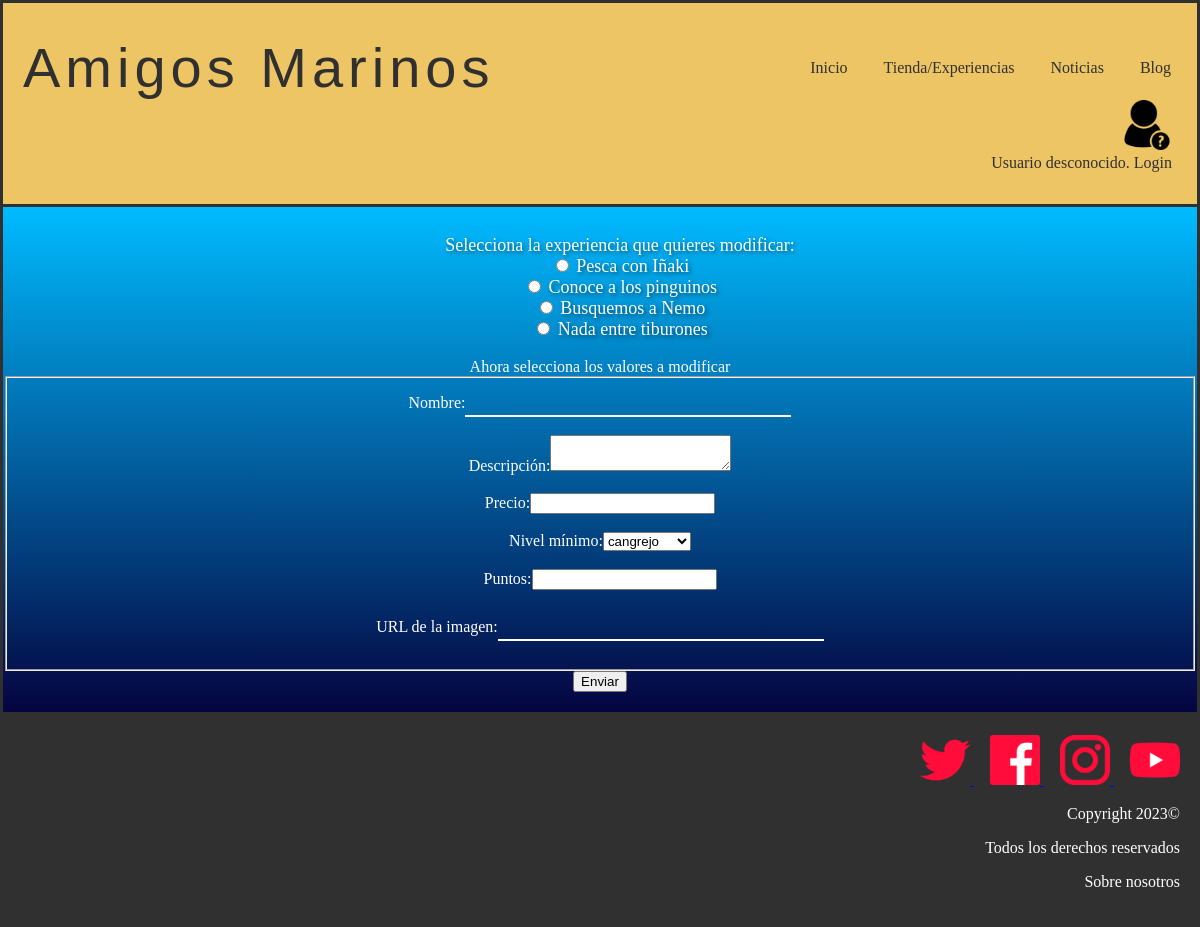
The page /modificarExperiencia.php on the database its author committed.
### tables this page shows
CREATE TABLE IF NOT EXISTS `experiencias` (
  `nombre` varchar(25) NOT NULL,
  `id` int(11) NOT NULL AUTO_INCREMENT,
  `descripcion` text NOT NULL,
  `precio` float NOT NULL,
  `nivelminimo` int(11) NOT NULL,
  `puntos` int(11) NOT NULL,
  `imagen` varchar(50) NOT NULL,
  PRIMARY KEY(`id`)
);

### includes/experiencias.php (called while the page is built, shortened)
<?php
class Experiencia {
    private $nombre;
    private $id;
    private function __construct($id = null , $descripcion, $precio,$nivelminimo, $urlImagen, $nombre,$puntos)
    {
        $this->id = $id;
        $this->nombre = $nombre;
    }
    public static function cargarExperiencias(){
        $experiencias = [];
        $conn=Aplicacion::getInstance()->getConexionBd();
        $query = "SELECT * FROM experiencias";
        $resultado = mysqli_query($conn, $query);
        if(mysqli_num_rows($resultado) > 0){
            $i = 0;
            while($fila = $resultado->fetch_assoc()){
                $experiencias[$i] = new Experiencia($fila["id"], $fila["descripcion"], $fila["precio"], $fila["nivelminimo"], $fila["imagen"], $fila["nombre"],$fila['puntos']);
                $i++;
            }
            return $experiencias;
        }
        else{
            return false;
        }
    }
    public function getId()
    {
        return $this->id;
    }
    public function getNombre()
    {
        return $this->nombre;
    }
}
?>

### includes/level.php (called while the page is built, shortened)
<?php
class level{
    public static function getAllLevels(){
        $conn = Aplicacion::getInstance()->getConexionBd();
        $query = sprintf("SELECT nombre FROM nivel  ");
        $rs = $conn->query($query);
        return $rs;
    }
}
?>

### modificarExperiencia.php (the view, shortened to what this page needs)
<?php
    require_once __DIR__.'/includes/experiencias.php';
    require_once './includes/level.php';
?>
<!DOCTYPE html>
<html>
<head>
    <link href= "http://localhost/proyecto/assets/style.css?id=1" rel="stylesheet" type="text/css">
</head>
<body>
    <?php
        require ('./includes/comun/cabecera.php');
    ?>
    <main>
    <div class="container">
    <ul class="modificarExp">
    <div class="exp">
    <?php
        $experiencias = Experiencia::cargarExperiencias();
        if(empty($experiencias)){
            echo '<h2>No hay experiencias en la tienda</h2>';
        }
        else{
            echo '<form action="validarEdicion.php?esExp=true" method="post">';
            echo '<label>Selecciona la experiencia que quieres modificar:</label>';
                foreach($experiencias as $e){
                    $id = $e->getId();
                    $nombre = $e->getNombre();
                    echo "<li><input type='radio' name='experiencia' value='". $id ."
                    '> ". $nombre ."</li>";
                }
                echo '</ul>';
                echo '<label>Ahora selecciona los valores a modificar</label>';
                echo '<fieldset>';
                echo '<label for="nombre">Nombre:</label>';
                echo '<input type="text" name="nombre" id="nombre"><br><br>';
                echo '<label for="descripcion">Descripción:</label>';
                echo '<textarea name="descripcion" id="descripcion"></textarea><br><br>';
                echo '<label for="precio">Precio:</label>';
                echo '<input type="number" name="precio" id="precio"><br><br>';
                echo '<label for="nivelminimo">Nivel mínimo:</label>';
                echo '<select name ="nivelminimo" id="nivelminimo">';
                $result=level::getAllLevels();
                while($row=mysqli_fetch_object($result)){
                    echo "<option>$row->nombre</option>";
                }
                echo'</select> <br><br>';
                echo '<label for="puntos">Puntos:</label>';
                echo '<input type="number" name="puntos" id="puntos"><br><br>';
                echo '<label for="imagen">URL de la imagen:</label>';
                echo '<input type="text" name="imagen" id="imagen"><br><br>';
                echo ' </fieldset>';
                echo '<input type="submit" value="Enviar">';
        }
    ?>
    </div>
    </main>
<?php
    require('./includes/comun/pie.php');
?>
</body>
</html>

### assets/style.css (style rules this page uses)
body { color: white; background-color: white; text-align: center; margin: auto; }
.container { background-image: linear-gradient(to bottom,#00bbff, #040440); border: 3px solid #303030; padding-top: 10px; padding-bottom: 20px; }
input[type="text"], input[type="email"], input::placeholder, input[type="password"] { background-color: transparent; border: none; font-size: 25px; border-bottom: 2px solid #fff; color: #fff; text-align: center; text-shadow: 2px 2px 4px rgba(0, 0, 0, 0.5); }
.modificarExp { color:white; list-style: none; text-align: center; font-weight:500; font-size: large; }
.exp { color:white; text-shadow: 2px 2px 4px rgba(0, 0, 0, 0.5); font-weight:500; display: inline-block; }
#nombre { text-decoration: underline; }

### rows shown on the page
experiencias: nombre "Pesca con Iñaki"
experiencias: nombre "Conoce a los pinguinos"
experiencias: nombre "Busquemos a Nemo"
experiencias: nombre "Nada entre tiburones"

### other values the page prints
form field nivelminimo "cangrejo"
